Frame 1 (no input): blank canvas, image omitted
Frame 60 (the mouse pressed at the canvas centre just before this capture): blank canvas, image omitted
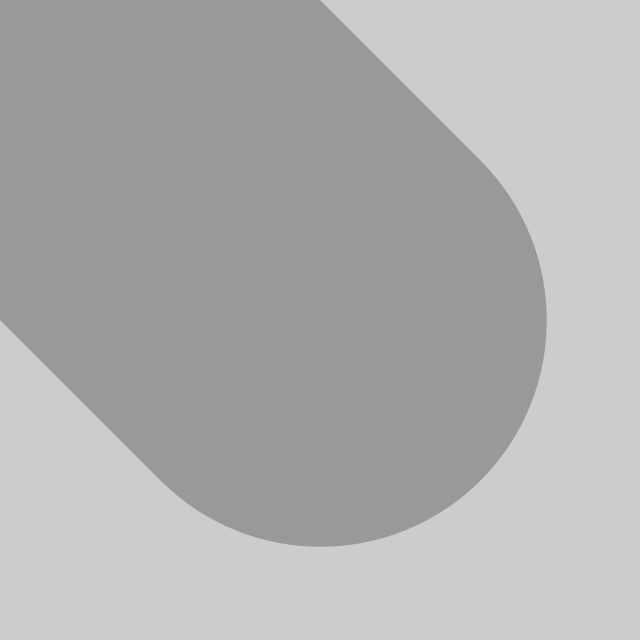
Frame 120 (the mouse held since frame 60 and released just before this capture)

The Processing sketch whose frames 1 and 60 were blank and that drew this single picture after the mouse press (run headless with seeded random() and noise(); from frame 60 on, the mouse is pressed at the canvas centre):

// Processing sketch: sketch_25dist
// ── sketch_25dist.pde

void setup() {
  // 처음에 한번만 실행
  size(640, 640);
  strokeWeight(8);
  stroke(0, 64);
}

void draw() {
  float weight = dist(mouseX, mouseY, pmouseX,  pmouseY);
  strokeWeight(weight);
  line(mouseX, mouseY, pmouseX, pmouseY);
}
